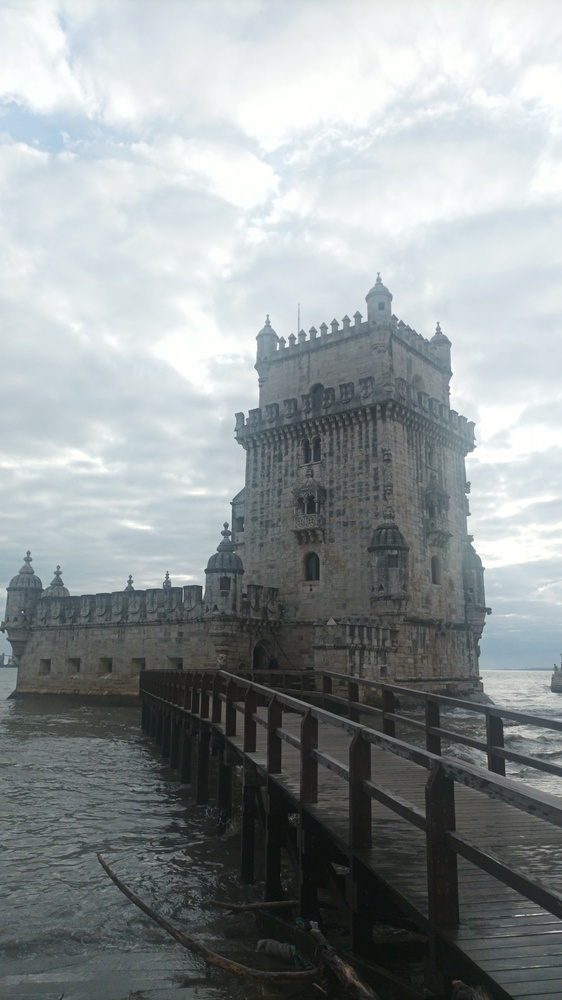
#> input picture new_pictures_ORIGINAL_DONT_TOUCH/torre_belem_5.jpg, 562 x 1000 px, shrunk from 2250 x 4000 before the run, found by its file name
$ python bundleAdjustment.py
#> lines starting #> are read from the running program, lines starting #| are printed output that depends on the picture
import matplotlib.pyplot as plt
import numpy as np
import scipy.linalg
import scipy.optimize as scOptim
import scipy.io as sio
import cv2


# [11 lines left out: function correspondences, not called in this run]


def crossMatrixInv(M):
    x = np.array([M[2,1], M[0,2], M[1,0]])
    return x


# [5 lines left out: function crossMatrix, not called in this run]


def recover_R(theta):
    return scipy.linalg.expm(crossMatrix(theta))


def encode_R(R):
    return crossMatrixInv(scipy.linalg.logm(R))


# [319 lines left out: functions sphericalToXYZ, XYZtoSpherical, resBundleProjection_N, resBundleProjection, matrixA, triangulate3D and 9 more, not called in this run]


if __name__ == '__main__':
# --------------------------------------- 2.- Bundle adjustment for 2 views --------------------------------------- #
    #Read the images
    path_image_1 = '../new_pictures/torre_belem_5.jpg'
    path_image_2 = '../new_pictures/torre_belem_8.jpg'
    path_image_3 = '../old_pictures/torre_de_belem_1930_1980.jpg'
    image_pers_1 = cv2.imread(path_image_1)
#> image_pers_1 is the input picture: shape (1000, 562, 3); mean B, G, R 152.8, 151.7, 145.4
    image_pers_2 = cv2.imread(path_image_2)
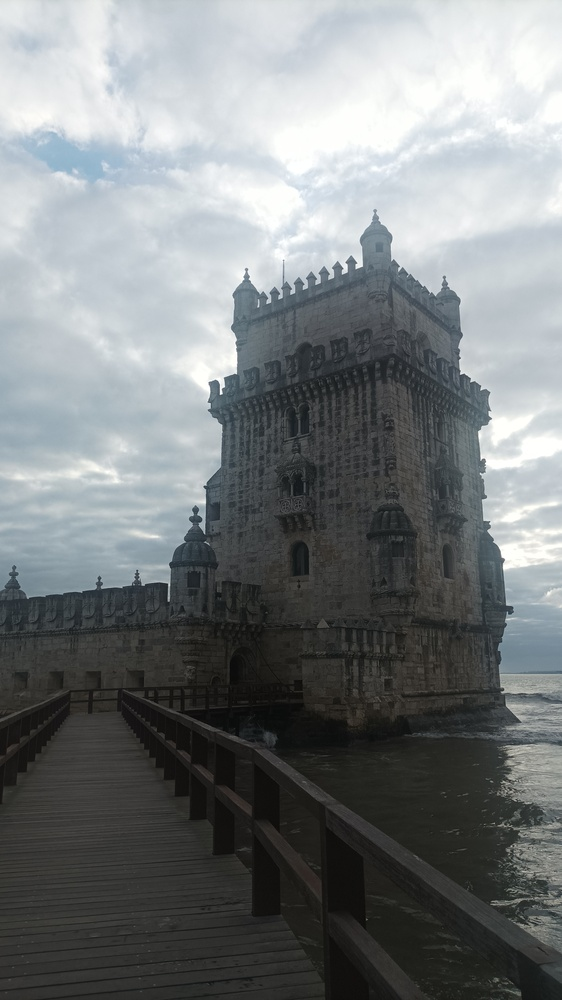
#> input picture new_pictures_ORIGINAL_DONT_TOUCH/torre_belem_8.jpg, 562 x 1000 px, shrunk from 2250 x 4000 before the run, found by its file name
#> image_pers_2 is the input picture: shape (1000, 562, 3); mean B, G, R 127.1, 125.7, 121.4
    image_pers_3 = cv2.imread(path_image_3)
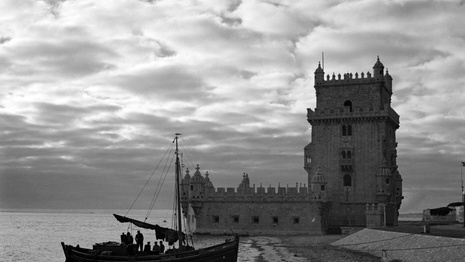
#> input picture old_pictures/torre_de_belem_1930_1980.jpg, 465 x 262 px, shrunk from 1860 x 1046 before the run
#> image_pers_3 is the input picture: shape (262, 465, 3); min 0, max 255, mean 144.9
    do_interactive = True                       # FIXME CAMBIA ESTO TROZO DE MIERDA INFECTA
    T_w_c1 = np.eye(4, 4)                       # We don't know its ground truth pose

    # Compute the Fundamental Matrix as we did in Lab Session 2


#> (the run stopped early here; a loop or call above may not have finished)
